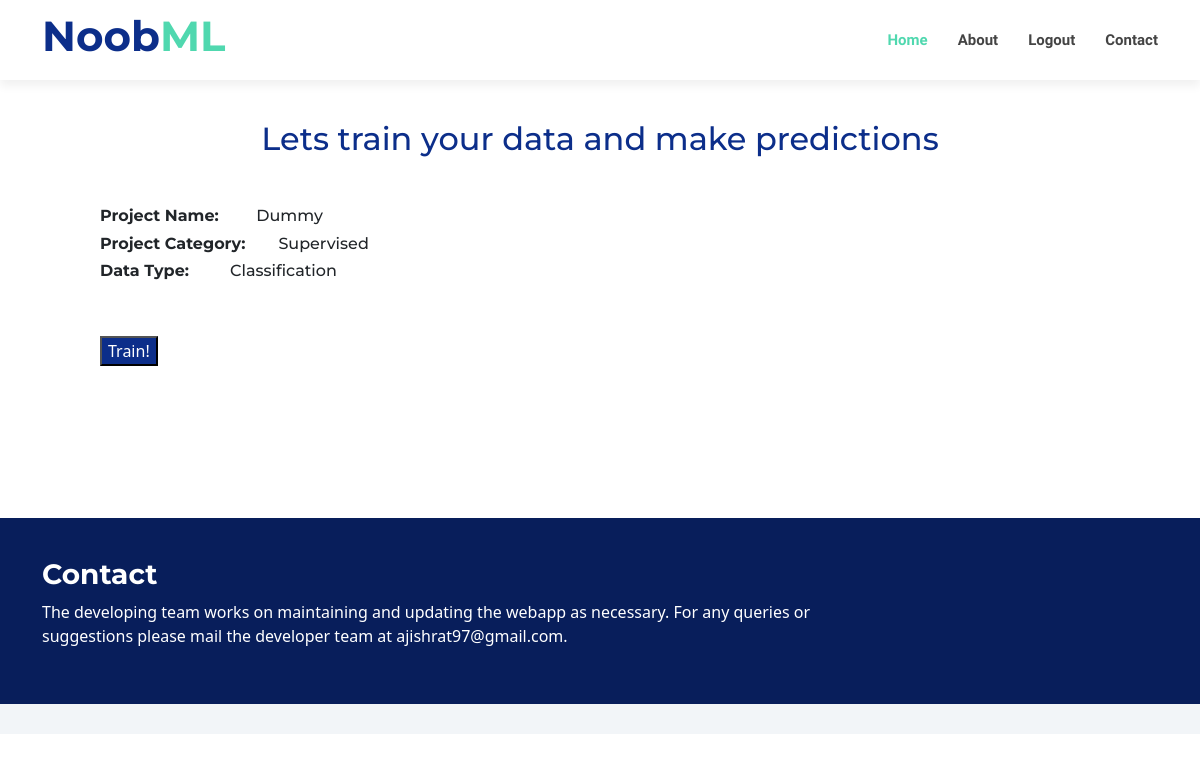
Screenshot of /Home/dashboard/inference (signed in) with the database file from the repository.
### Home/models.py (models this page shows, shortened)
class Project(models.Model):
    U_id = models.ForeignKey(User, on_delete=models.CASCADE, blank=False)
    Name = models.CharField(max_length=500)
    Train_csv = models.FileField(upload_to='Home/excel',blank=False, validators=[FileExtensionValidator(allowed_extensions=['csv'])])
    Test_csv = models.FileField(upload_to='Home/excel',blank=False, validators=[FileExtensionValidator(allowed_extensions=['csv'])])
    Learning = models.CharField(max_length=250,choices=L_CHOICE,default=1, blank=False)
    Type = models.CharField(max_length=250,choices=T_CHOICE, default=0, blank=False)
    Target = models.CharField(max_length=250)
    Input_Attributes = models.TextField(max_length=1000, blank=False)
    class Meta:
        unique_together = (('Name', 'U_id'))

### Home/views.py (the view)
# urls.py: path('dashboard/inference', views.inference_view, name='inference_view'),
@user_passes_test(user_not_admin, login_url='/Home/admin_redirected')
def inference_view(request):
    if (request.user.is_authenticated):
        try:
            userid = request.user
            project = Project.objects.filter(U_id=userid)
        except(Project.DoesNotExist):
            project = None
        return render(request, 'Home/inference.html', {'project' : project})

### Home/views.py (called while the page is built)
def user_not_admin(user):
    return not user.is_superuser

### Home/templates/Home/inference.html (shortened to what this page needs)
<!doctype html>
<html lang="en">
  <head>
  {% load static %}
  <link rel="stylesheet" href="{% static 'Home/style.css' %}" >
  <link rel="stylesheet"  href="{% static 'Home/vendor/bootstrap/css/bootstrap.min.css' %}"  >
  <link rel="stylesheet"  href="{% static 'Home/vendor/bootstrap-icons/bootstrap-icons.css' %}"  >
  <link rel="stylesheet"  href="{% static 'Home/vendor/boxicons/css/boxicons.min.css' %}"  >
  <link rel="stylesheet"  href="{% static 'Home/vendor/glightbox/css/glightbox.min.css' %}"  >
  <link rel="stylesheet"  href="{% static 'Home/vendor/swiper/swiper-bundle.min.cs' %}" >
  </head>
  <body>
  <header id="header" class="d-flex align-items-center">
    <div class="container d-flex justify-content-between">
      <div id="logo">
        <h1><a>Noob<span>ML</span></a></h1>
      </div>
      <nav id="navbar" class="navbar">
        <ul>
          <li><a class="nav-link scrollto active" href="#hero">Home</a></li>
          <li><a class="nav-link scrollto" href="{% url 'inference_view' %}">About</a></li>
          <li><a class="nav-link scrollto" href="{% url 'logout_view' %}">Logout</a></li>
          <li><a class="nav-link scrollto" href="#call-to-action">Contact</a></li>
        </ul>
      </nav>
    </div>
  </header>
     <main id="main">
          <section id="services" >
          <h2 style="text-align: center; color: #0c2e8a;"> Lets train your data and make predictions</h2>
    <section style="padding-left: 100px" >
          {% if project %}
            {% for projects in project %}
        <h6> <strong>Project Name: &ensp; &ensp;&ensp; </strong> {{ projects.Name }}</h6>
        <h6> <strong>Project Category: &ensp;&ensp;&ensp; </strong> {{ projects.Learning }}</h6>
        <h6> <strong>Data Type: &ensp;&ensp;&ensp;&ensp;  </strong> {{ projects.Type }}</h6>
        <br> <br>
                <a href="{% url 'RunModel_view' projects.Name %}"><button style="background-color: #0c2e8a;color: white"> Train!</button></a>
                {% empty %}
                <tr>
                    <td>Nothing to show</td>
                </tr>
            {% endfor %}
          {% endif %}
    </section>
          </section>
    <br><br><br>
    <section id="call-to-action">
      <div class="container" data-aos="zoom-out">
        <div class="row">
          <div class="col-lg-9 text-center text-lg-start">
            <h3 class="cta-title">Contact</h3>
            <p class="cta-text"> The developing team works on maintaining and updating the webapp as necessary. For any queries or suggestions please mail the developer team at ajishrat97@gmail.com. </p>
          </div>
        </div>
      </div>
    </section>
  </main>
  <footer id="footer">
  </footer>
   </body>
</html>

### Home/static/Home/style.css (style rules this page uses)
body { background: #fff; color: #444; font-family: "Open Sans", sans-serif; }
a { color: #50d8af; text-decoration: none; transition: 0.5s; }
p { padding: 0; margin: 0 0 30px 0; }
h1, h2, h3, h4, h5, h6 { font-family: "Montserrat", sans-serif; font-weight: 400; margin: 0 0 20px 0; padding: 0; }
#header { height: 80px; transition: all 0.5s; z-index: 997; background: #fff; box-shadow: 0px 6px 9px 0px rgba(0, 0, 0, 0.06); }
#header #logo h1 { font-size: 42px; margin: 0; padding: 0; font-family: "Montserrat", sans-serif; font-weight: 700; }
#header #logo h1 a { color: #0c2e8a; }
#header #logo h1 a span { color: #50d8af; }
.navbar { padding: 0; }
.navbar ul { margin: 0; padding: 0; display: flex; list-style: none; align-items: center; }
.navbar li { position: relative; }
.navbar a, .navbar a:focus { display: flex; align-items: center; justify-content: space-between; padding: 10px 0 10px 30px; font-family: "Raleway", sans-serif; font-size: 15px; font-weight: 600; color: #444; white-space: nowrap; transition: 0.3s; }
.navbar a:hover, .navbar .active, .navbar .active:focus, .navbar li:hover > a { color: #50d8af; }
section { padding: 40px 0; overflow: hidden; }
#services { padding: 40px 0; }
#call-to-action { background: #081e5b; background-size: cover; padding: 40px 0; }
#call-to-action .cta-title { color: #fff; font-size: 28px; font-weight: 700; }
#call-to-action .cta-text { color: #fff; }
#footer { background: #f2f5f8; padding: 0 0 30px 0; font-size: 14px; }

### rows the page displays
Project: Name "Dummy", Learning "Supervised", Type "Classification"
